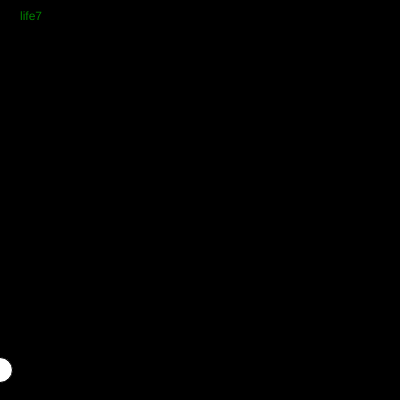
Frame 1 (no input)
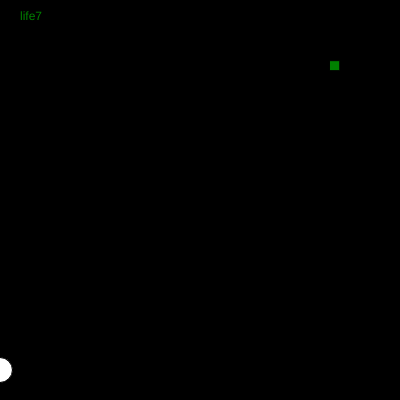
Frame 60 (no input)
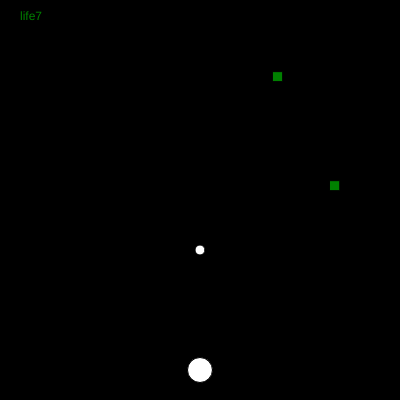
Frame 120 (the mouse pressed at the canvas centre since frame 60)

The p5.js sketch that drew these frames (run headless with seeded random() and noise() and a simulated clock; from frame 60 on, the mouse is pressed at the canvas centre):

// p5.js sketch
// ── sketch.js
let bullets =[];
let zombies =[];
let life = 7;

function setup() {
  createCanvas(400, 400);
  
  //Creando enemigos
 for (let i=0; i< 10; i++){
   let zombie={
     x:random(0,width),
     y:random(-800,0)
     
   }
   zombies.push(zombie)
 } 
 for(let zombie of zombies){
   if(zombie.x > 400){
     console.log("si funciona") -=1;
   }
  }
} 
  

function draw() {
  background("black");
  
  //Dibujar a los zombies desde el centro 
  rectMode(CENTER);
  
  //Dibujar el jugador 
  fill("white")
  circle(mouseX,height-30,25)
  
  //Dibujamos las balas 
  for (let bullet of bullets){
    bullet.y-=2
    circle(bullet.x,bullet.y,10);
    fill("yellow");
  }
  
  //Dibujando los zombies
  for (let zombie of zombies){
    fill("green");
    zombie.y+=2
    rect(zombie.x,zombie.y,10);
  }
  
  
  text("life"+life,20,20);

  /*Creando la colisión de los balas con los zombies */
  
  for (let zombie of zombies){
    
    for (let bullet of bullets){
      if (dist(zombie.x,zombie.y,bullet.x,bullet.y)<10){
        zombies.splice(zombies.indexOf(zombie),1)
        bullets.splice(bullets.indexOf(bullet),1)
        let newZombie={
     x:random(0,width),
     y:random(-800,0)
     
   }
   zombies.push(newZombie)
        
      }
    }
    
  }
  
}


/*Creando las balas con un objeto json al 
presionar el mouse*/

function mousePressed(){
  let bullet ={
    x:mouseX,
    y: height-30
  };
  
  bullets.push(bullet);
  
}
